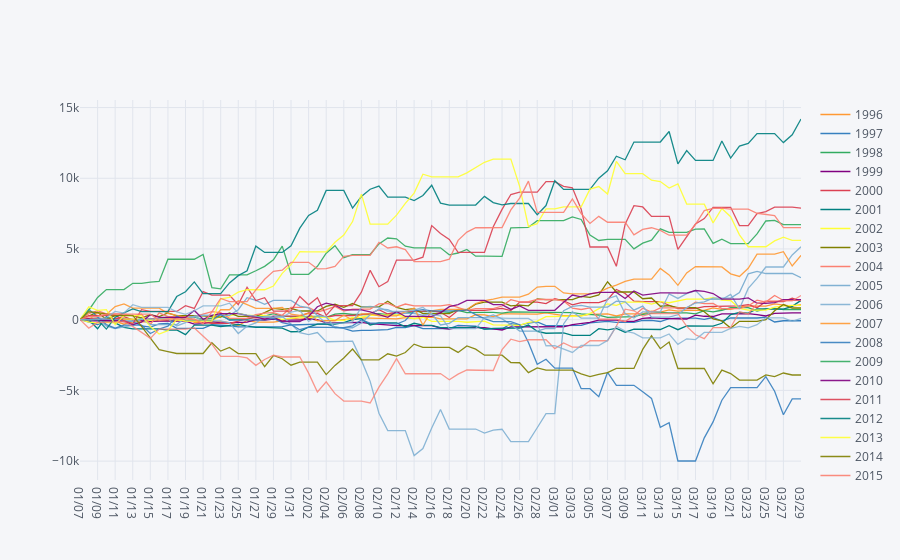

Notebook cell for this chart:
### Code cell
Equity_Curve.iplot(kind='line')
